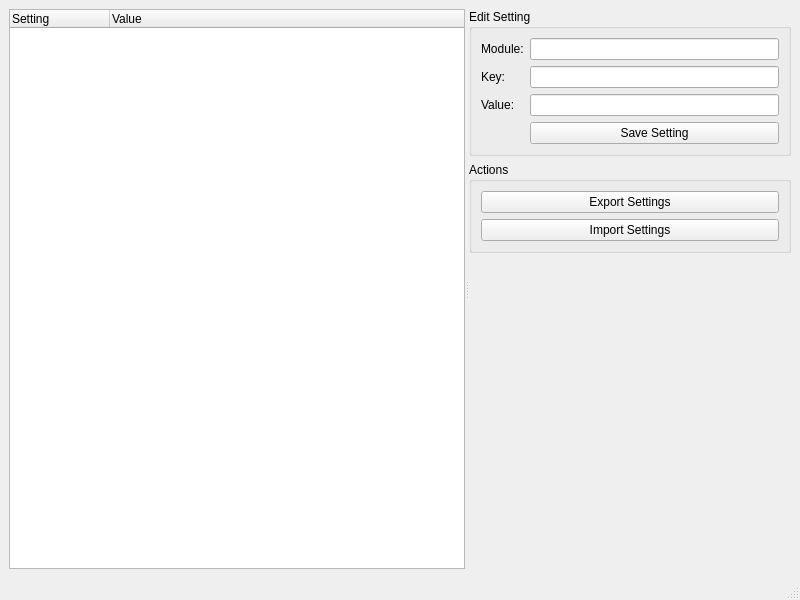
<?xml version="1.0" encoding="UTF-8"?>
<ui version="4.0">
 <class>SettingsManager</class>
 <widget class="QMainWindow" name="SettingsManager">
  <property name="geometry">
   <rect>
    <x>0</x>
    <y>0</y>
    <width>800</width>
    <height>600</height>
   </rect>
  </property>
  <property name="windowTitle">
   <string>Settings Manager</string>
  </property>
  <widget class="QWidget" name="centralwidget">
   <layout class="QVBoxLayout" name="verticalLayout">
    <item>
     <widget class="QSplitter" name="splitter">
      <property name="orientation">
       <enum>Qt::Horizontal</enum>
      </property>
      <widget class="QTreeWidget" name="settingsTree">
       <property name="sizePolicy">
        <sizepolicy hsizetype="Expanding" vsizetype="Expanding">
         <horstretch>1</horstretch>
         <verstretch>0</verstretch>
        </sizepolicy>
       </property>
       <column>
        <property name="text">
         <string>Setting</string>
        </property>
       </column>
       <column>
        <property name="text">
         <string>Value</string>
        </property>
       </column>
      </widget>
      <widget class="QWidget" name="editPanel">
       <property name="sizePolicy">
        <sizepolicy hsizetype="Preferred" vsizetype="Expanding">
         <horstretch>1</horstretch>
         <verstretch>0</verstretch>
        </sizepolicy>
       </property>
       <layout class="QVBoxLayout" name="verticalLayout_2">
        <item>
         <widget class="QGroupBox" name="editGroup">
          <property name="title">
           <string>Edit Setting</string>
          </property>
          <layout class="QFormLayout" name="formLayout">
           <item row="0" column="0">
            <widget class="QLabel" name="moduleLabel">
             <property name="text">
              <string>Module:</string>
             </property>
            </widget>
           </item>
           <item row="0" column="1">
            <widget class="QLineEdit" name="moduleEdit">
             <property name="readOnly">
              <bool>true</bool>
             </property>
            </widget>
           </item>
           <item row="1" column="0">
            <widget class="QLabel" name="keyLabel">
             <property name="text">
              <string>Key:</string>
             </property>
            </widget>
           </item>
           <item row="1" column="1">
            <widget class="QLineEdit" name="keyEdit"/>
           </item>
           <item row="2" column="0">
            <widget class="QLabel" name="valueLabel">
             <property name="text">
              <string>Value:</string>
             </property>
            </widget>
           </item>
           <item row="2" column="1">
            <widget class="QLineEdit" name="valueEdit"/>
           </item>
           <item row="3" column="1">
            <widget class="QPushButton" name="saveButton">
             <property name="text">
              <string>Save Setting</string>
             </property>
            </widget>
           </item>
          </layout>
         </widget>
        </item>
        <item>
         <widget class="QGroupBox" name="actionsGroup">
          <property name="title">
           <string>Actions</string>
          </property>
          <layout class="QVBoxLayout" name="verticalLayout_3">
           <item>
            <widget class="QPushButton" name="exportButton">
             <property name="text">
              <string>Export Settings</string>
             </property>
            </widget>
           </item>
           <item>
            <widget class="QPushButton" name="importButton">
             <property name="text">
              <string>Import Settings</string>
             </property>
            </widget>
           </item>
          </layout>
         </widget>
        </item>
        <item>
         <spacer name="verticalSpacer">
          <property name="orientation">
           <enum>Qt::Vertical</enum>
          </property>
          <property name="sizeHint" stdset="0">
           <size>
            <width>20</width>
            <height>40</height>
           </size>
          </property>
         </spacer>
        </item>
       </layout>
      </widget>
     </widget>
    </item>
   </layout>
  </widget>
  <widget class="QStatusBar" name="statusbar"/>
 </widget>
 <resources/>
 <connections/>
</ui>
